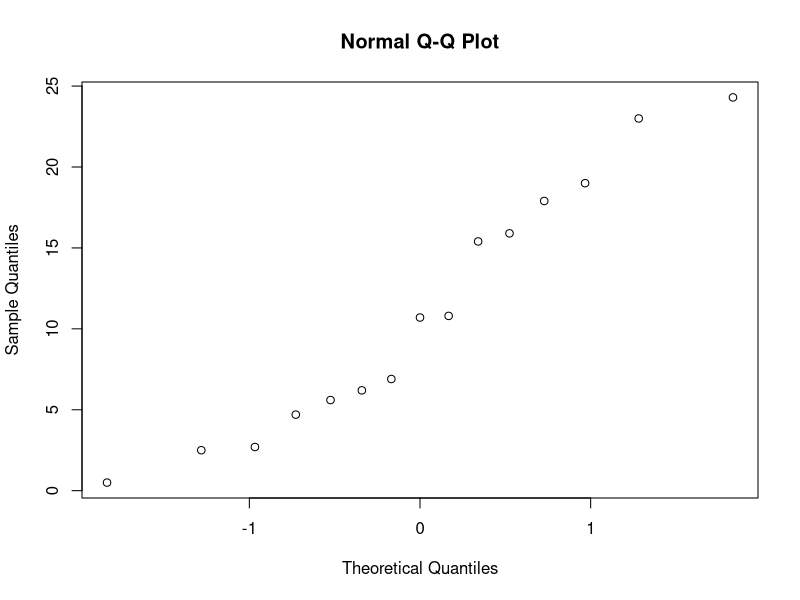
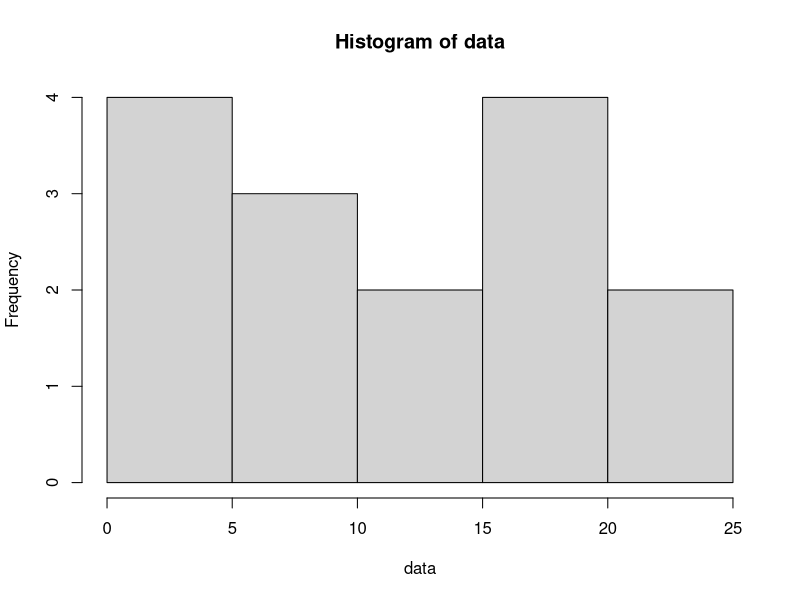
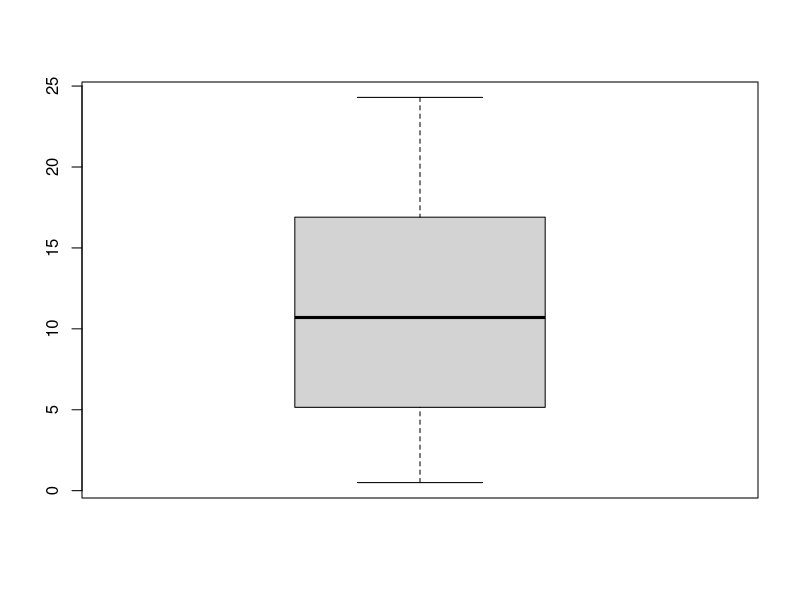
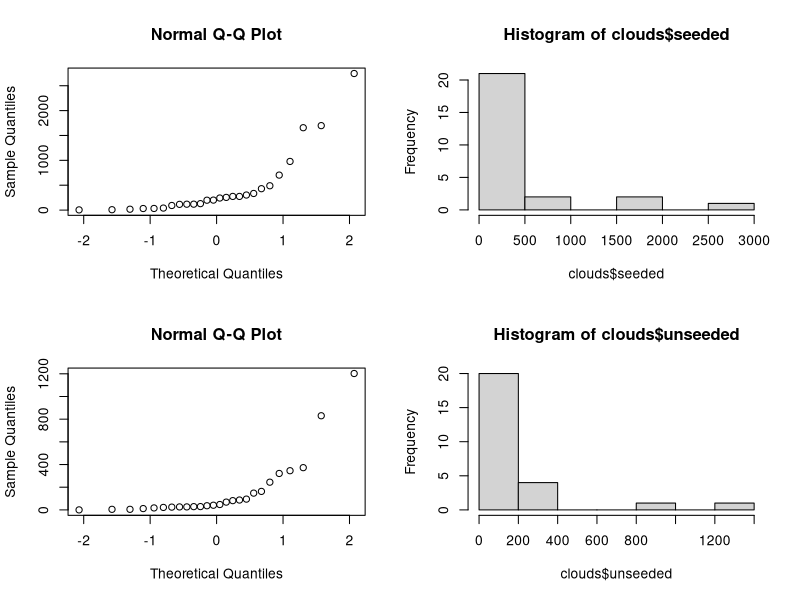
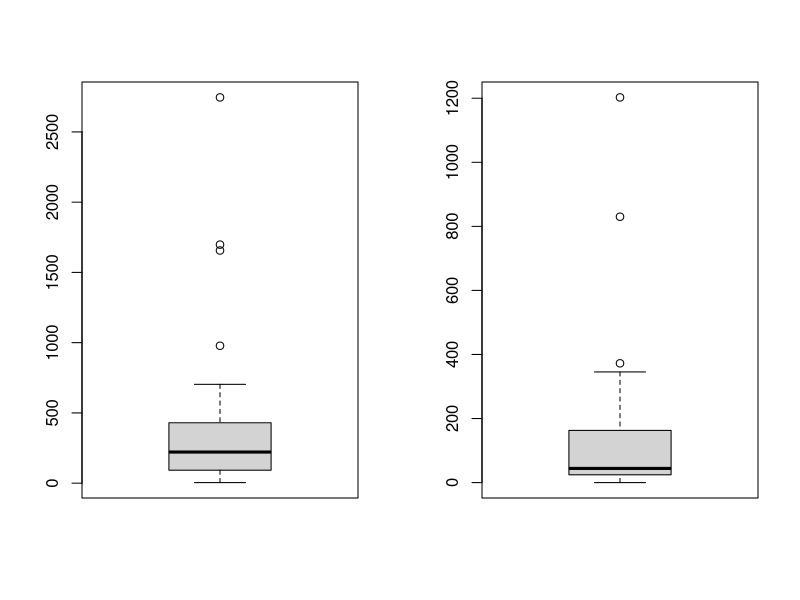
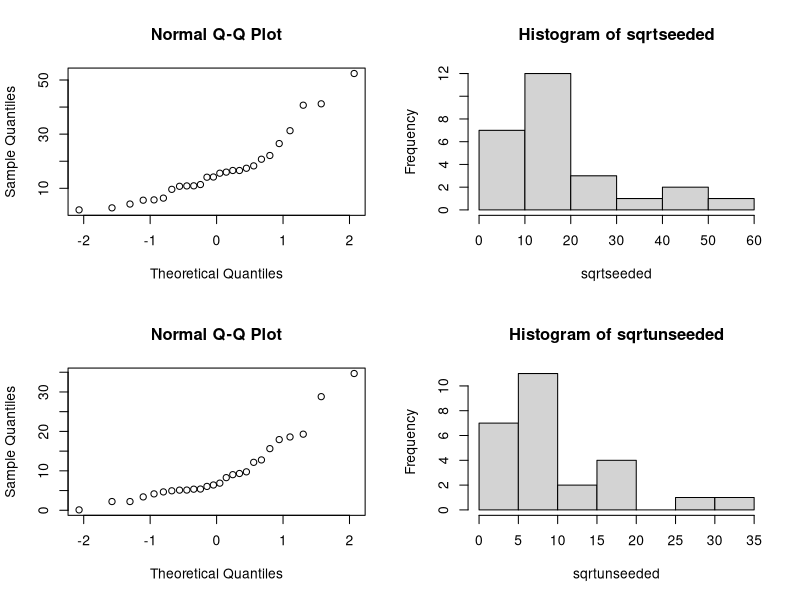
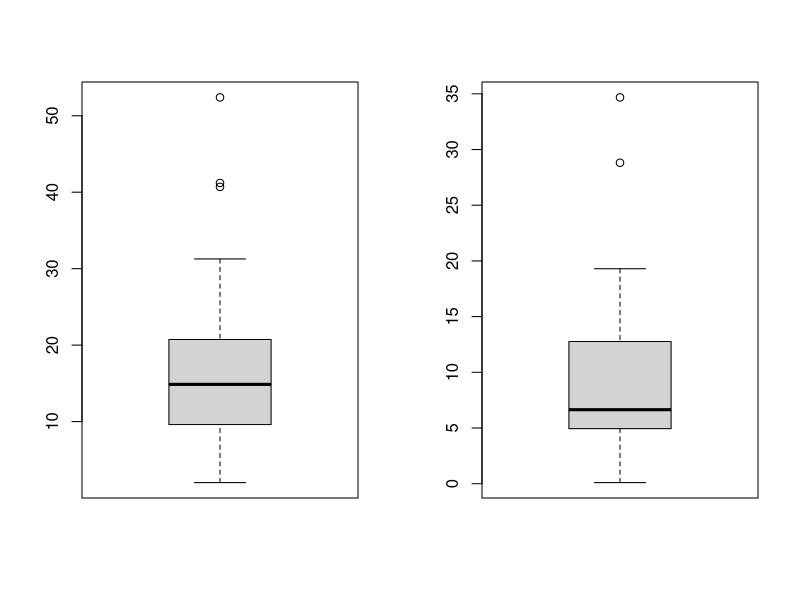
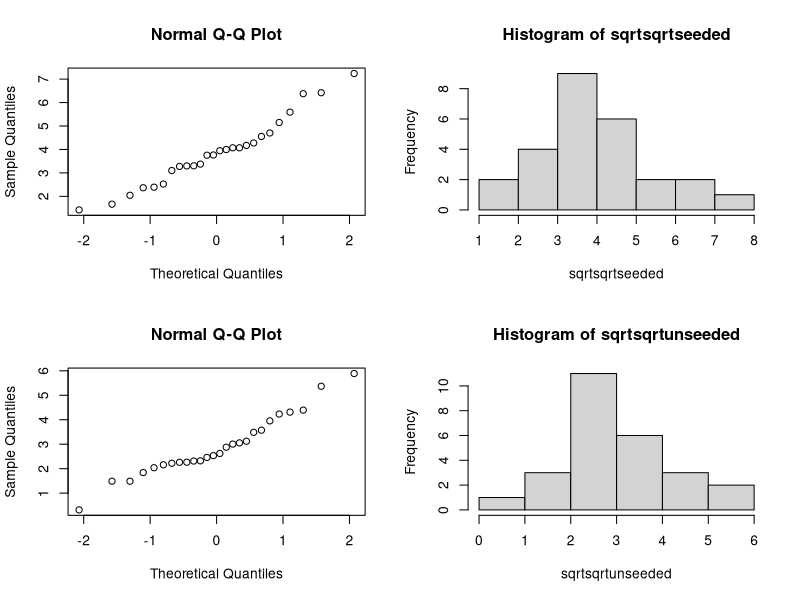

Generate these figures, in order, with R: (Note: this script raises an error after producing the figures.)
## ---- chunk 1
options(digits=3)
options(knitr.duplicate.label = "allow")
## ---- chunk 2
library("ggpubr")
library("pracma")
library("lme4")
library("dplyr")
library("car")
## ---- chunk 3
# to control output:
# https://community.rstudio.com/t/showing-only-the-first-few-lines-of-the-results-of-a-code-chunk/6963/2
library(knitr)
hook_output <- knit_hooks$get("output")
knit_hooks$set(output = function(x, options) {
  lines <- options$output.lines
  if (is.null(lines)) {
    return(hook_output(x, options))  # pass to default hook
  }
  x <- unlist(strsplit(x, "\n"))
  # more <- "..."
  if (length(lines)==1) {        # first n lines
    if (length(x) > lines) {
      # truncate the output, but add ....
      x <- c(head(x, lines))
    }
  } else {
    x <- c(x[lines])
  }
  # paste these lines together
  x <- paste(c(x, ""), collapse = "\n")
  hook_output(x, options)
})
## ---- chunk 4
data = c(15.4, 17.9, 19.0, 0.5, 15.9, 2.7, 6.2, 2.5, 4.7, 6.9, 10.8, 24.3, 5.6, 23.0, 10.7)
qqnorm(data); hist(data)
## ---- chunk 5
shapiro.test(data);
## ---- chunk 6
mean_data = mean(data)
std_data = sd(data)
n = length(data)

error = qnorm(0.985)*std_data/sqrt(n)
left = mean_data-error
right = mean_data+error

c(left, mean_data, right)     #mean and confidence interval
## ---- chunk 7
E = 1
min_sample_size = (qnorm(0.985)^2*std_data^2)/ E^2
min_sample_size
## ---- chunk 8
B=1000
Tstar=numeric(B)
for(i in 1:B) {
  Xstar=sample(data,replace=TRUE)
  Tstar[i]=mean(Xstar) }

Tstar15=quantile(Tstar,0.015)
Tstar985=quantile(Tstar,0.985)
## ---- chunk 9
c(left, mean_data, right) 
c(2*mean_data-Tstar985,mean(Tstar),2*mean_data-Tstar15)
## ---- chunk 10
mu0 = 15
t.test(data,mu=mu0,alt="less")
## ---- chunk 11
larger_than_mu = sum(data>mu0)
samples = length(data)
binom.test(larger_than_mu,samples,p=0.5, alt='less')
## ---- chunk 12
boxplot(data)
## ---- chunk 13
mu0_1= 13
psign_13=numeric(B) ## will contain p-values of sign test
pttest_13=numeric(B) ## will contain p-values of t-test

for(i in 1:B) {
   x=sample(data,replace=TRUE)
   pttest_13[i]=t.test(x,mu=mu0_1,alt="less")[[3]] ## extract p-value
   psign_13[i]=binom.test(sum(x>mu0),length(data),p=0.5, alt="less")[[3]]} ## extract p-value

#percentage of t test/sign tests that are lower than 0.05. T tests have a lot
#larger percentage of tests that reject the H0.
sum(psign_13<0.05)/B
sum(pttest_13<0.05)/B

#power test for sign test and t-test with mu0=14
mu0_2 = 14
psign_14=numeric(B) ## will contain p-values of sign test
pttest_14=numeric(B) ## will contain p-values of t-test

for(i in 1:B) {
  x=sample(data,replace=TRUE)
  pttest_14[i]=t.test(x,mu=mu0_2,alt="less")[[3]] ## extract p-value
  psign_14[i]=binom.test(sum(x>mu0),length(data),p=0.5, alt="less")[[3]]} ## extract p-value

#percentage of t test/sign tests that are lower than 0.05. T tests have a lot
#larger percentage of test than reject the H0.
sum(psign_14<0.05)/B
sum(pttest_14<0.05)/B
## ---- chunk 14
s = sd(data)
n = length(data)

# z-score is probability
pr = 0.53 # right end confidence interval
x <- sum(data>15.5)/n # sum of values > 15.5 / total
m <- pr-x # cause pr = x+m, m is error margin
pl <- x-m # left end confidence interval
cv <- (sqrt(n)*m)/s # cause m = cv*s/sqrt(n), is critical value
area <- 0.5398 # for cv 0.10 read from z-score table
alpha <- (1-(area/2)) # don't actually need alpha, cl is area/2
cl <- (1-alpha)*100 # confidence level
cbind(pl,pr,cl)
## ---- chunk 15
tab = matrix(c(3,2,4,6), ncol=2, byrow=TRUE)
colnames(tab) = c('men', 'women')
rownames(tab) = c('more than 15.5', 'less than 15.5')
tab <- as.table(tab)
tab
## ---- chunk 16
fisher.test(tab)
## ---- chunk 17
clouds=read.table(file="clouds.txt",header=TRUE)
clouds
## ---- chunk 18
par(mfrow=c(2,2))
qqnorm(clouds$seeded);hist(clouds$seeded)
qqnorm(clouds$unseeded);hist(clouds$unseeded)
## ---- chunk 19
shapiro.test(clouds$seeded)
## ---- chunk 20
shapiro.test(clouds$unseeded)
## ---- chunk 21
par(mfrow=c(1,2))
boxplot(clouds$seeded);boxplot(clouds$unseeded)
## ---- chunk 22
var.test(clouds$seeded, clouds$unseeded, alternative = "two.sided")
## ---- chunk 23
t.test(clouds$seeded,clouds$unseeded,alternative = "greater")
## ---- chunk 24
wilcox.test(clouds$seeded,clouds$unseeded,alternative = "greater")
## ---- chunk 25
ks.test(clouds$unseeded,clouds$seeded,alternative = "greater")
## ---- chunk 26
sqrtseeded <- sqrt(clouds$seeded); sqrtunseeded <- sqrt(clouds$unseeded)
# Plots:
par(mfrow=c(2,2))
qqnorm(sqrtseeded);hist(sqrtseeded)
qqnorm(sqrtunseeded);hist(sqrtunseeded)
## ---- chunk 27
shapiro.test(sqrtseeded)
## ---- chunk 28
shapiro.test(sqrtunseeded)
## ---- chunk 29
par(mfrow=c(1,2))
boxplot(sqrtseeded)
boxplot(sqrtunseeded)
## ---- chunk 30
var.test(sqrtseeded, sqrtunseeded, alternative = "two.sided")
## ---- chunk 31
t.test(sqrtseeded,sqrtunseeded,alternative = "greater")
## ---- chunk 32
wilcox.test(sqrtseeded,sqrtunseeded,alternative = "greater")
## ---- chunk 33
ks.test(sqrtunseeded,sqrtseeded,alternative = "greater")
## ---- chunk 34
sqrtsqrtseeded <- sqrt(sqrtseeded); sqrtsqrtunseeded <- sqrt(sqrtunseeded)
# Plots:
par(mfrow=c(2,2))
qqnorm(sqrtsqrtseeded);hist(sqrtsqrtseeded)
qqnorm(sqrtsqrtunseeded);hist(sqrtsqrtunseeded)
## ---- chunk 35
shapiro.test(sqrtsqrtseeded)
## ---- chunk 36
shapiro.test(sqrtsqrtunseeded)
## ---- chunk 37
par(mfrow=c(1,2))
boxplot(sqrtsqrtseeded)
boxplot(sqrtsqrtunseeded)
## ---- chunk 38
var.test(sqrtsqrtseeded, sqrtsqrtunseeded, alternative = "two.sided")
## ---- chunk 39
t.test(sqrtsqrtseeded,sqrtsqrtunseeded, var.equal = TRUE, alternative = "greater")
## ---- chunk 40
wilcox.test(sqrtsqrtseeded,sqrtsqrtunseeded,alternative = "greater")
## ---- chunk 41
ks.test(sqrtsqrtunseeded,sqrtsqrtseeded,alternative = "greater")
## ---- chunk 42
c1 <- clouds$seeded
lambda_est <- 1/mean(c1)
n <- length(clouds$seeded)
sd <- 1/lambda_est
# CI
z <- qnorm(1-0.025)
CI_L <- (-z+sqrt(n))/(mean(c1)*sqrt(n))
CI_R <- (z+sqrt(n))/(mean(c1)*sqrt(n))
cbind(CI_L,CI_R)
## ---- chunk 43
cdf_x <- linspace(min(c1), max(c1), 101)
sorted_c1 <- sort(c1);
par(mfrow=c(1,1))
c1_quantiles  <- linspace(0,1,length(c1))
# plots actual values of clouds$seeded
plot(sorted_c1,c1_quantiles)
# line of expected values is exp dist with rate est lambda
lines(cdf_x,pexp(cdf_x,lambda_est),type="l",col="blue",lwd=2)
## ---- chunk 44
t=median(c1)
B=1000
tstar=numeric(B)
n=length(c1)
for (i in 1:B){
  xstar=rexp(n,lambda_est)
  tstar[i]=median(xstar)}
hist(tstar,prob=T)
pl=sum(tstar<t)/B; pr=sum(tstar>t)/B; p=2*min(pl,pr)
cbind(pl,pr,p)
## ---- chunk 45
ks.test(clouds$seeded,"pexp", lambda_est)
## ---- chunk 46
hist(clouds$seeded)
## ---- chunk 47
x <- sum(clouds$seeded<300)
n <- length(clouds$seeded)
binom.test(x,n,p=0.5,alt='less')
## ---- chunk 48
x <- sum(clouds$seeded<30)
binom.test(x,n,p=0.25,alt='less')
## ---- chunk 49
data=read.table(file="dogs.txt",header=TRUE)
data
## ---- chunk 50
par(mfrow=c(2,1))
qqnorm(data$isofluorane); hist(data$isofluorane)
## ---- chunk 51
shapiro.test(data$isofluorane)
## ---- chunk 52
cor.test(data$isofluorane, data$halothane, method = "spearman")
## ---- chunk 53
mystat=function(x,y) {mean(x-y)}
B=1000; tstar=numeric(B)
for (i in 1:B) {
  datastar=t(apply(cbind(data[,1],data[,2]),1,sample))
  tstar[i]=mystat(datastar[,1],datastar[,2]) }
myt=mystat(data[,1],data[,2])
myt
hist(tstar)
pl=sum(tstar<myt)/B
pr=sum(tstar>myt)/B
p=2*min(pl,pr)
p
## ---- chunk 54
dataframe=data.frame(concentration=as.vector(as.matrix(data)),
                     variety=factor(rep(1:3,each=10)))
aov=lm(concentration~variety,data=dataframe)
anova(aov)
## ---- chunk 55
par(mfrow=c(2,1))
## ---- chunk 56
qqnorm(residuals(aov)); qqline(residuals(aov))
plot(fitted(aov),residuals(aov))
leveneTest(concentration~variety,data=dataframe)
## ---- chunk 57
summary(aov)
## ---- chunk 58
attach(dataframe); kruskal.test(concentration,variety)
## ---- chunk 59
I=4; J=2; N=10
rbind(rep(1:I,each=N*J),rep(1:J,N*I),sample(1:(N*I*J)))
## ---- chunk 60
data = read.table("hemoglobin.txt", header=TRUE)
## ---- chunk 61
#necessary other wise rate is numerical and should be categorical
data$rate=as.factor(data$rate)
par(mfrow=c(1,2))
boxplot(hemoglobin ~ method, data = data) ; 
boxplot(hemoglobin ~ rate, data = data)
## ---- chunk 62
par(mfrow=c(1,2))
interaction.plot(x.factor = data$rate, trace.factor = data$method, response = data$hemoglobin);
interaction.plot(x.factor = data$method, trace.factor = data$rate, response = data$hemoglobin)
## ---- chunk 63
hemoglobinaov=lm(hemoglobin ~ method * rate, data = data) 
anova(hemoglobinaov)
## ---- chunk 64
hemoglobinaov2 =lm(hemoglobin ~ method + rate, data = data)
anova(hemoglobinaov2)
## ---- chunk 65
qqnorm(residuals(hemoglobinaov2))
qqline(residuals(hemoglobinaov2))
## ---- chunk 66
shapiro.test(residuals(hemoglobinaov2))
## ---- chunk 67
plot(fitted(hemoglobinaov2),residuals(hemoglobinaov2))
hemoglobinaov2
## ---- chunk 68
group_by(data, method, rate) %>%
  summarise(
    count = n(),
    mean = mean(hemoglobin, na.rm = TRUE),
    sd = sd(hemoglobin, na.rm = TRUE)
  )
## ---- chunk 69
group_by(data, rate) %>%
  summarise(
    count = n(),
    mean = mean(hemoglobin, na.rm = TRUE),
    sd = sd(hemoglobin, na.rm = TRUE)
  )
## ---- chunk 70
hemoglobinaov3 =lm(hemoglobin ~ rate, data = data)
anova(hemoglobinaov3)
## ---- chunk 71
cream <- read.table(file="cream.txt",header=TRUE)
cream
## ---- chunk 72
cream$batch <- factor(cream$batch)
cream$position <- factor(cream$position)
cream$starter <- factor(cream$starter)
aovcream <- lm(acidity~batch+position+starter,data=cream); anova(aovcream)
## ---- chunk 73
summary(aovcream)
## ---- chunk 74
par(mfrow=c(1,2))
qqnorm(residuals(aovcream));plot(fitted(aovcream),residuals(aovcream))
shapiro.test(residuals(aovcream))
## ---- chunk 75
aovcream=lm(acidity~batch+starter,data=cream); anova(aovcream)
## ---- chunk 76
summary(aovcream)
## ---- chunk 77
friedman.test(acidity~batch | starter,data=cream)
## ---- chunk 78
creamlmer=lmer(acidity~starter+(1|batch),REML=FALSE,data=cream)
summary(creamlmer)
## ---- chunk 79
creamlmer1=lmer(acidity~(1|batch),data=cream,REML=FALSE)
anova(creamlmer,creamlmer1)
